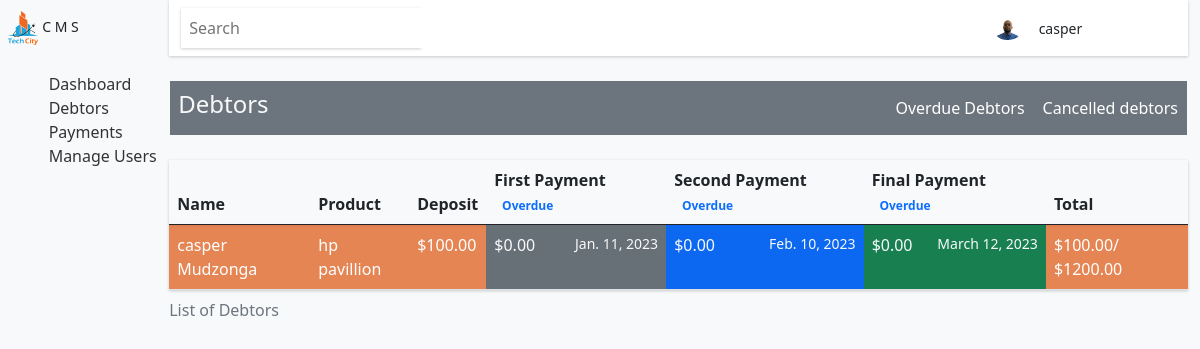
The page /userDebtors/1/ (signed in) on the database its author committed.
### base/models.py (models this page shows, shortened)
class User(AbstractUser):
    position = models.CharField(max_length=50)
    image = models.ImageField(upload_to='profile', blank = True, default = 'profile/avatar.svg')
    USERNAME_FIELD = 'username'
    REQUIRED_FIELDS = []

class Debtor(models.Model):
    user = models.ForeignKey("base.User", on_delete=models.CASCADE)
    name = models.CharField(max_length=50)
    maiden = models.CharField(max_length=50, null = True, blank = True)
    surname = models.CharField(max_length=50)
    gender = models.CharField(max_length=50, choices = gender)
    address = models.CharField(max_length=50)
    phonenumber = models.CharField(max_length=10)
    id_number = models.CharField(max_length=14)
    is_fully_paid = models.CharField(max_length=50, default = 'no', null=True, blank = True)
    status = models.CharField(max_length=50, default = '', blank = True )
    created = models.DateField(auto_now_add=True)
    first_payment_date = models.DateField(default = date.today() + timedelta(days=30), null = True)
    second_payment_date = models.DateField(default = date.today() + timedelta(days=60), null = True)
    final_payment_date = models.DateField(default = date.today() + timedelta(days=90), null = True)

class Product(models.Model):
    debtor = models.OneToOneField("base.Debtor", on_delete=models.CASCADE, primary_key=True)
    product = models.CharField(max_length=50)
    product_sn = models.CharField(max_length=50)
    product_amount = models.DecimalField(max_digits=6, decimal_places=2, null = True, blank = True, default= 0)
    deposit = models.DecimalField(max_digits=5, decimal_places=2, null = True, blank = True, default= 0)
    product_details = models.CharField(max_length= 100)
    first_payment = models.DecimalField(max_digits=6, decimal_places=2,  default= 0)
    second_payment = models.DecimalField(max_digits=6, decimal_places=2,   default= 0)
    final_payment = models.DecimalField(max_digits=6, decimal_places=2, default= 0)
    total = models.DecimalField(max_digits=6, decimal_places=2, blank = True, null = True, default= 0)
    created = models.DateField(auto_now_add=True, null = True)
    updated = models.DateField(auto_now=True, null = True)
    def __str__(self):
        return self.product

### base/views.py (the view)
# urls.py: path('userDebtors/<int:pk>/', views.userDebtors, name ='userDebtors'),
@login_required(login_url = 'login')
def userDebtors(request, pk):
    q = request.GET.get('q') if request.GET.get('q') != None else ''
    debtors = Debtor.objects.filter(
        Q(user = pk) |
        Q(name__icontains =  q)|
        Q(created__icontains =  q)|
        Q(product__deposit__icontains =  q)|
        Q(product__first_payment__icontains = q)|
        Q(product__second_payment__icontains = q)|
        Q(product__final_payment__icontains = q)|
        Q(work__employer__contains = q)
    ) & Debtor.objects.filter(user = pk)
    return render(request, 'user/userDebtors.html', {'debtors':debtors})

### Templates/user/userDebtors.html (shortened to what this page needs)
{% extends 'base/base.html' %}
{% load static %}
{% block content %}
<div class="dash">
    {% include 'base/aside.html' %}
    <div class="center-panel">
        {% include 'base/header.html' %}
        <section class="main-app-area mt-4">
            <div class="container">
                <div class="heading d-flex justify-content-between align-items-center mb-4 py-2 bg-secondary text-light">
                    <h4 class="px-2">Debtors</h4>
                    <div class="button d-flex">
                        <a href="{% url 'overdues' %}" class="btn btn-secondary px-2">
                            Overdue Debtors
                        </a>
                        {% if request.user.is_superuser %}
                        <a href="{% url 'cancelledDebtorList' %}" class="btn btn-secondary px-2">
                            Cancelled debtors
                        </a>
                        {% endif %}
                    </div>
                </div>
                    <table class="table table-striped table-responsive table-hover table-small" id="table">
                        <caption>List of Debtors</caption>
                        <thead>
                            <th>Name</th>
                            <th>Product</th>
                            <th>Deposit</th>
                            <th class="">First Payment
                                <span class="badge btn-light"><a href="" style="text-decoration: none;">Overdue {{overdue_thirty}}</a></span>
                            </th>
                            <th class="">Second Payment
                                <span class="badge btn-light"><a href="" style="text-decoration: none;">Overdue {{overdue_sixty}}</a></span>
                            </th>
                            <th class="">Final Payment
                                <span class="badge btn-light"><a href="" style="text-decoration: none;">Overdue {{overdue_ninety}}</a></span>
                            </th>
                            <th>Total</th>
                        </thead>
                        <tbody>
                            {% for debtor in debtors %}
                            <tr>
                                <td style="background:#f06621bc;"><a href="" style="text-decoration:none;">{{debtor.name}} {{debtor.surname}}</a></td>
                                <td style="background:#f06621bc;">{{debtor.product}}</td>
                                <td style="background:#f06621bc;" class="">${{debtor.product.deposit}}</td>
                                <td class="bg-secondary text-light">
                                    <span class="payment">${{debtor.product.first_payment}}</span>
                                    <small id="date">{{debtor.first_payment_date}}</small>
                                </td>
                                <td class="bg-primary text-light">
                                    <span class="payment">${{debtor.product.second_payment}}</span>
                                    <small id="date">{{debtor.second_payment_date}}</small></td>
                                <td class="bg-success text-light">
                                    <span class="payment">${{debtor.product.final_payment}} </span>
                                    <small id="date">{{debtor.final_payment_date}}</small></td>
                                <td style="background:#f06621bc;">
                                    <span id="product_total"> ${{debtor.product.total}}</span>/
                                    <span id="product_amount"> ${{debtor.product.product_amount}}</span>
                                </td>
                            </tr>
                            {% endfor %}
                        </tbody>
                    </table>
            </div>
        </section>
</div>
{% endblock content %}

### Templates/base/header.html (shortened to what this page needs)
{% load static %}
<header class="container d-none d-lg-block d-xl-block">
    <nav class="navbar">
        <div class="container">
            <div class="search d-flex align-items-center">
                <form action="" method="get" class="d-flex">
                    <input type="search" value="" name="q" placeholder="Search" class="py-2 px-2">
                    <button style="background:#fff !important ;" class="btn  btn-sm" type="submit">
                        <i class="bi bi-search text-dark"></i>
                    </button>
                </form>
            </div>
            <div class=" user-notifications px-4 d-flex align-items-center">
                <img src="{{user.image.url}}" alt="image" width="30px">
                <small class="px-3">{{user.username}}</small>
                <small><i class="bi bi-bell" onclick="notficationsShow();"></i></small>
                <small><i class="bi bi-gear px-3" onclick="settingsShow();"></i></small>
            </div>
        </div>
    </nav>
</header>

### static/css/main.css (style rules this page uses)
.dash .center-panel { width:199%; }
.navbar { box-shadow: 0 1px 3px rgba(0, 0, 0, 0.2); background: #fff !important; }
.navbar i { cursor: pointer; }
.search { box-shadow: 0 1px 3px rgba(0, 0, 0, 0.2); width: 240px; }
.search input { border: none; }
.dash { display:flex; flex-direction: row; }

### Templates/base/base.html (style rules this page uses)
body { background:#f8f9fa; }

### Templates/user/userDebtors.html (style rules this page uses)
#date { float:right; }
.table thead, tbody { box-shadow: 0 1px 3px rgba(0, 0, 0, 0.2); }
.table td, .table td a { color: #fff; }

### Templates/base/aside.html (style rules this page uses)
.user-notifications img { border-radius: 50%; }
.heading { border: 1px solid #f8f9fa ; }

### rows shown on the page
User: image (picture), username "casper"
Debtor: name "casper", surname "Mudzonga", product "hp pavillion", product.deposit "100.00", product.first_payment "0.00", first_payment_date "Jan. 11, 2023", product.second_payment "0.00", second_payment_date "Feb. 10, 2023", product.final_payment "0.00", final_payment_date "March 12, 2023", product.total "100.00", product.product_amount "1200.00"
